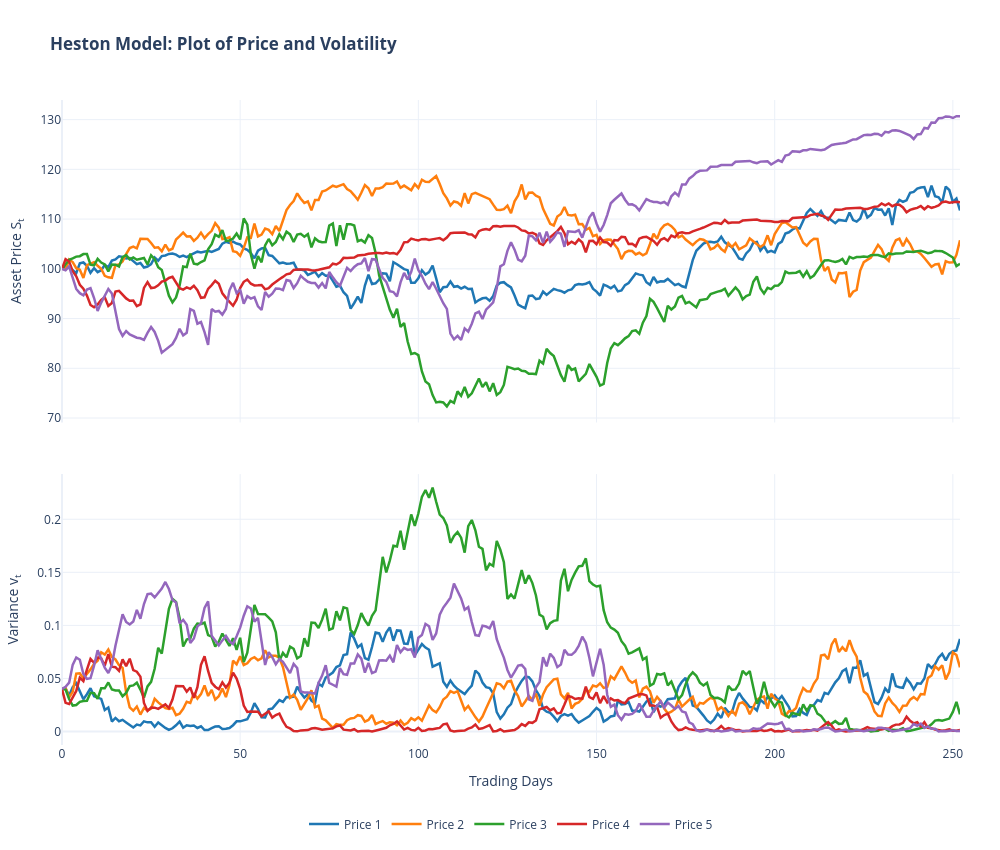

The notebook cell this image was saved under:
### Markdown cell above
## Imports and Setup

### Code cell
import numpy as np
import plotly.graph_objects as go
import plotly.colors as pcolors

# --- 1. Simulation Parameters ---
S0, v0 = 100.0, 0.04
kappa, theta, xi = 3.0, 0.04, 0.6
rho, r, T = -0.7, 0.05, 1.0
steps = 252
dt = T / steps
n_paths = 5
np.random.seed(42)

# --- 2. Generate Paths ---
Z1 = np.random.standard_normal((steps, n_paths))
Z2 = np.random.standard_normal((steps, n_paths))
Z_S, Z_v = Z1, rho * Z1 + np.sqrt(1 - rho**2) * Z2

S, v = np.zeros((steps + 1, n_paths)), np.zeros((steps + 1, n_paths))
S[0], v[0] = S0_sim, v0

for t in range(1, steps + 1):
    v_prev = np.maximum(v[t-1], 0)
    dv = kappa * (theta - v_prev) * dt + xi * np.sqrt(v_prev) * np.sqrt(dt) * Z_v[t-1]
    v[t] = np.maximum(v_prev + dv, 0)
    dS = r * S[t-1] * dt + np.sqrt(v_prev) * S[t-1] * np.sqrt(dt) * Z_S[t-1]
    S[t] = S[t-1] + dS

# --- 3. Build Figure using Stacked Grid Logic  ---
fig = go.Figure()
x_steps = np.arange(steps + 1)
palette = pcolors.DEFAULT_PLOTLY_COLORS

for i in range(n_paths):
    color = palette[i % len(palette)]
    label = f"Path {i+1}"
    
    # --- 1. Background Layer (Grey Lines) ---
    # We set hoverinfo to 'skip' so these don't interfere with the labels
    fig.add_trace(go.Scatter(
        x=x_steps, y=S[:, i], xaxis="x", yaxis="y",
        line=dict(color='lightgrey', width=1),
        hoverinfo='skip', showlegend=False
    ))
    fig.add_trace(go.Scatter(
        x=x_steps, y=v[:, i], xaxis="x", yaxis="y2",
        line=dict(color='lightgrey', width=1),
        hoverinfo='skip', showlegend=False
    ))

    # --- 2. Foreground Layer (Colored Interactive Lines) ---
    fig.add_trace(go.Scatter(
        x=x_steps, y=S[:, i], xaxis="x", yaxis="y",
        name=f"Price {i+1}", legendgroup=label,
        line=dict(color=color, width=2.5),
        hovertemplate='Price: %{y:.2f}<extra></extra>'
    ))
    fig.add_trace(go.Scatter(
        x=x_steps, y=v[:, i], xaxis="x", yaxis="y2",
        name=f"Var {i+1}", legendgroup=label,
        line=dict(color=color, width=2.5),
        showlegend=False,
        hovertemplate='Var: %{y:.4f}<extra></extra>'
    ))

# --- 4. Consolidated Layout Control ---
fig.update_layout(
    title="<b>Heston Model: Plot of Price and Volatility</b>",
    
    # SPLIT HOVER: Separate pop-ups in each graph 
    hovermode="x", 
    hoversubplots="axis",
    
    # GRID & SPACING: Manual domain settings create the vertical gap
    grid=dict(rows=2, columns=1, roworder='top to bottom'),
    yaxis=dict(title="Asset Price S<sub>t</sub>", domain=[0.50, 1.0]), 
    yaxis2=dict(title="Variance v<sub>t</sub>", domain=[0.0, 0.42]),
    
    # X-AXIS SPIKES: The vertical dashed line tracking the mouse
    xaxis=dict(
        title="Trading Days",
        showspikes=True,
        spikemode="across",
        spikesnap="cursor",
        spikecolor="black",
        spikethickness=1,
        spikedash="dash"
    ),
    
    # LEGEND: Bottom center with Isolation behavior
    legend=dict(
        orientation="h",
        yanchor="top",
        y=-0.1, 
        xanchor="center",
        x=0.5,
        itemclick="toggleothers", # Clicking a path highlights only that one
        itemdoubleclick="toggle"
    ),
    
    template='plotly_white',
    height=850,
    width=1000,
    margin=dict(l=60, r=40, t=100, b=100)
)

fig.show(config={'displayModeBar': False})

### Figure 1 — Plotly figure (JSON) as saved in the notebook; plotly's stock layout.template omitted (floating-point values rounded to 4 significant figures; data arrays with more than 128 entries replaced by an {"elided": "..."} marker saying what was removed)
{"data": [{"hoverinfo": "skip", "line": {"color": "lightgrey", "width": 1}, "showlegend": false, "type": "scatter", "x": {"elided": "253 int values"}, "xaxis": "x", "y": {"elided": "253 float values"}, "yaxis": "y"}, {"hoverinfo": "skip", "line": {"color": "lightgrey", "width": 1}, "showlegend": false, "type": "scatter", "x": {"elided": "253 int values"}, "xaxis": "x", "y": {"elided": "253 float values"}, "yaxis": "y2"}, {"hovertemplate": "Price: %{y:.2f}<extra></extra>", "legendgroup": "Path 1", "line": {"color": "rgb(31, 119, 180)", "width": 2.5}, "name": "Price 1", "type": "scatter", "x": {"elided": "253 int values"}, "xaxis": "x", "y": {"elided": "253 float values"}, "yaxis": "y"}, {"hovertemplate": "Var: %{y:.4f}<extra></extra>", "legendgroup": "Path 1", "line": {"color": "rgb(31, 119, 180)", "width": 2.5}, "name": "Var 1", "showlegend": false, "type": "scatter", "x": {"elided": "253 int values"}, "xaxis": "x", "y": {"elided": "253 float values"}, "yaxis": "y2"}, {"hoverinfo": "skip", "line": {"color": "lightgrey", "width": 1}, "showlegend": false, "type": "scatter", "x": {"elided": "253 int values"}, "xaxis": "x", "y": {"elided": "253 float values"}, "yaxis": "y"}, {"hoverinfo": "skip", "line": {"color": "lightgrey", "width": 1}, "showlegend": false, "type": "scatter", "x": {"elided": "253 int values"}, "xaxis": "x", "y": {"elided": "253 float values"}, "yaxis": "y2"}, {"hovertemplate": "Price: %{y:.2f}<extra></extra>", "legendgroup": "Path 2", "line": {"color": "rgb(255, 127, 14)", "width": 2.5}, "name": "Price 2", "type": "scatter", "x": {"elided": "253 int values"}, "xaxis": "x", "y": {"elided": "253 float values"}, "yaxis": "y"}, {"hovertemplate": "Var: %{y:.4f}<extra></extra>", "legendgroup": "Path 2", "line": {"color": "rgb(255, 127, 14)", "width": 2.5}, "name": "Var 2", "showlegend": false, "type": "scatter", "x": {"elided": "253 int values"}, "xaxis": "x", "y": {"elided": "253 float values"}, "yaxis": "y2"}, {"hoverinfo": "skip", "line": {"color": "lightgrey", "width": 1}, "showlegend": false, "type": "scatter", "x": {"elided": "253 int values"}, "xaxis": "x", "y": {"elided": "253 float values"}, "yaxis": "y"}, {"hoverinfo": "skip", "line": {"color": "lightgrey", "width": 1}, "showlegend": false, "type": "scatter", "x": {"elided": "253 int values"}, "xaxis": "x", "y": {"elided": "253 float values"}, "yaxis": "y2"}, {"hovertemplate": "Price: %{y:.2f}<extra></extra>", "legendgroup": "Path 3", "line": {"color": "rgb(44, 160, 44)", "width": 2.5}, "name": "Price 3", "type": "scatter", "x": {"elided": "253 int values"}, "xaxis": "x", "y": {"elided": "253 float values"}, "yaxis": "y"}, {"hovertemplate": "Var: %{y:.4f}<extra></extra>", "legendgroup": "Path 3", "line": {"color": "rgb(44, 160, 44)", "width": 2.5}, "name": "Var 3", "showlegend": false, "type": "scatter", "x": {"elided": "253 int values"}, "xaxis": "x", "y": {"elided": "253 float values"}, "yaxis": "y2"}, {"hoverinfo": "skip", "line": {"color": "lightgrey", "width": 1}, "showlegend": false, "type": "scatter", "x": {"elided": "253 int values"}, "xaxis": "x", "y": {"elided": "253 float values"}, "yaxis": "y"}, {"hoverinfo": "skip", "line": {"color": "lightgrey", "width": 1}, "showlegend": false, "type": "scatter", "x": {"elided": "253 int values"}, "xaxis": "x", "y": {"elided": "253 float values"}, "yaxis": "y2"}, {"hovertemplate": "Price: %{y:.2f}<extra></extra>", "legendgroup": "Path 4", "line": {"color": "rgb(214, 39, 40)", "width": 2.5}, "name": "Price 4", "type": "scatter", "x": {"elided": "253 int values"}, "xaxis": "x", "y": {"elided": "253 float values"}, "yaxis": "y"}, {"hovertemplate": "Var: %{y:.4f}<extra></extra>", "legendgroup": "Path 4", "line": {"color": "rgb(214, 39, 40)", "width": 2.5}, "name": "Var 4", "showlegend": false, "type": "scatter", "x": {"elided": "253 int values"}, "xaxis": "x", "y": {"elided": "253 float values"}, "yaxis": "y2"}, {"hoverinfo": "skip", "line": {"color": "lightgrey", "width": 1}, "showlegend": false, "type": "scatter", "x": {"elided": "253 int values"}, "xaxis": "x", "y": {"elided": "253 float values"}, "yaxis": "y"}, {"hoverinfo": "skip", "line": {"color": "lightgrey", "width": 1}, "showlegend": false, "type": "scatter", "x": {"elided": "253 int values"}, "xaxis": "x", "y": {"elided": "253 float values"}, "yaxis": "y2"}, {"hovertemplate": "Price: %{y:.2f}<extra></extra>", "legendgroup": "Path 5", "line": {"color": "rgb(148, 103, 189)", "width": 2.5}, "name": "Price 5", "type": "scatter", "x": {"elided": "253 int values"}, "xaxis": "x", "y": {"elided": "253 float values"}, "yaxis": "y"}, {"hovertemplate": "Var: %{y:.4f}<extra></extra>", "legendgroup": "Path 5", "line": {"color": "rgb(148, 103, 189)", "width": 2.5}, "name": "Var 5", "showlegend": false, "type": "scatter", "x": {"elided": "253 int values"}, "xaxis": "x", "y": {"elided": "253 float values"}, "yaxis": "y2"}], "layout": {"grid": {"columns": 1, "roworder": "top to bottom", "rows": 2}, "height": 850, "hovermode": "x", "hoversubplots": "axis", "legend": {"itemclick": "toggleothers", "itemdoubleclick": "toggle", "orientation": "h", "x": 0.5, "xanchor": "center", "y": -0.1, "yanchor": "top"}, "margin": {"b": 100, "l": 60, "r": 40, "t": 100}, "title": {"text": "<b>Heston Model: Plot of Price and Volatility</b>"}, "width": 1000, "xaxis": {"showspikes": true, "spikecolor": "black", "spikedash": "dash", "spikemode": "across", "spikesnap": "cursor", "spikethickness": 1, "title": {"text": "Trading Days"}}, "yaxis": {"domain": [0.5, 1], "title": {"text": "Asset Price S<sub>t</sub>"}}, "yaxis2": {"domain": [0, 0.42], "title": {"text": "Variance v<sub>t</sub>"}}}}
